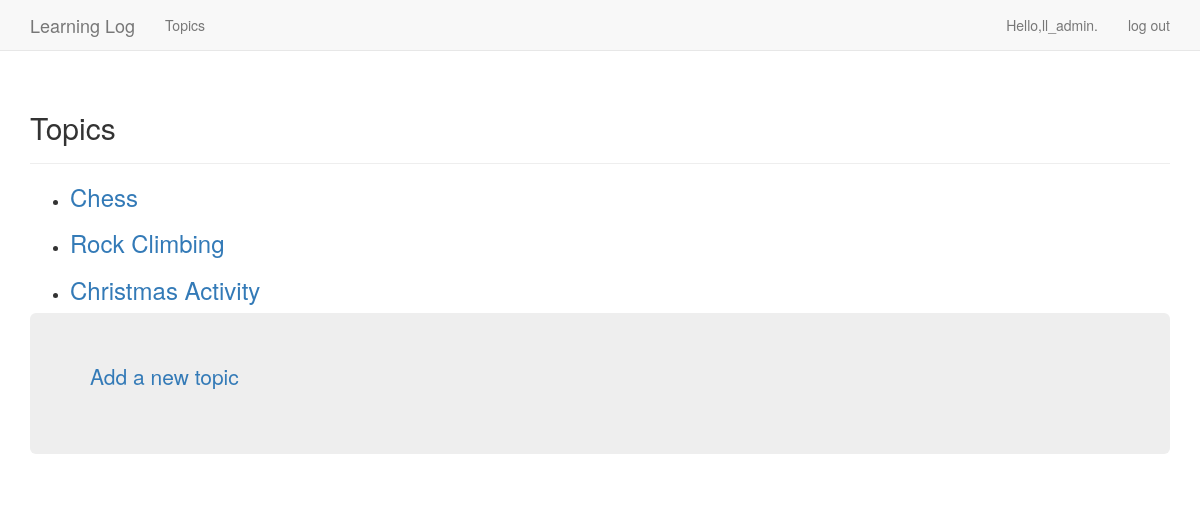
The app's page /topics/ (signed in) with its own data.
### learning_logs/models.py (models this page shows)
class Topic(models.Model):
    text = models.CharField(max_length=200)
    data_added = models.DateTimeField(auto_now_add=True)
    owner = models.ForeignKey(User,on_delete=models.CASCADE)
    def __str__(self):
      return self.text

### learning_logs/views.py (the view)
# urls.py: path("topics/",views.topics,name='topics'),
@login_required
def topics(request):
    topics = Topic.objects.filter(owner=request.user).order_by("data_added")
    context = {'topics':topics}
    return render(request,'learning_logs/topics.html',context)

### learning_logs/templates/learning_logs/topics.html
{% extends "learning_logs/base.html" %}
{% load bootstrap3 %}
{% block header %}
    <h2>Topics</h2>
{% endblock header %}
{% block content %}
    <ul>
        {% for topic in topics %}
            <li>
                <h3>
                    <a href="{% url 'learning_logs:topic' topic.id %}">{{ topic }}</a>
                </h3>
            </li>
        {% empty %}
            <li>No topics have been added yet.</li>
        {% endfor %}
    </ul>
    <div class="jumbotron">
        <p>
            <a href="{% url 'learning_logs:new_topic' %}">Add a new topic</a>
        </p>
    </div>
{% endblock content %}

### learning_logs/templates/learning_logs/base.html (shortened to what this page needs)
{% load bootstrap3 %}
<!DOCTYPE html>
<html lang="en">
  <head>
    {% bootstrap_css %}
  </head>
  <body>
    <nav class="navbar navbar-default navbar-static-top">
      <div class="container">
        <div class="navbar-header">
          <a class="navbar-brand" href="{% url 'learning_logs:index' %}">Learning Log</a>
        </div>
        <div id="navbar" class="navbar-collapse collapse">
          <ul class="nav navbar-nav">
            <li>
              <a href="{% url 'learning_logs:topics' %}">Topics</a>
            </li>
          </ul>
          <ul class="nav navbar-nav navbar-right">
            {% if user.is_authenticated %}
              <li>
                <a>Hello,{{ user.username }}.</a>
              </li>
              <li>
                <a href="{% url 'users:logout' %}">log out</a>
              </li>
            {% endif %}
          </ul>
        </div>
      </div>
    </nav>
    <div class="container">
      <div class="page-header">
        {% block header %}
        {% endblock header %}
      </div>
      <div>
        {% block content %}
        {% endblock content %}
      </div>
    </div>
  </body>
</html>

### records on screen
Topic: text "Chess"
Topic: text "Rock Climbing"
Topic: text "Christmas Activity"

### other values on screen
{{ user.username }} "ll_admin"
